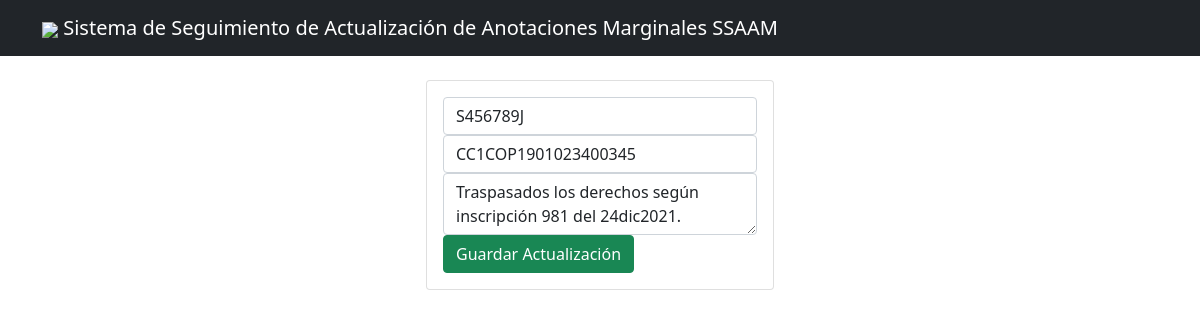
Screenshot of /editar_SAM.php?id=8 with the database file from the repository.
### tables this page shows
CREATE TABLE `sam` (
  `id` int(11) NOT NULL,
  `IdOficio` varchar(50) NOT NULL,
  `IdInscripcion` varchar(20) NOT NULL,
  `Tenor` varchar(255) NOT NULL,
  `Ingreso` timestamp NOT NULL DEFAULT current_timestamp()
);

### editar_SAM.php (the view, shortened to what this page needs)
<?php
include("db.php");
if(isset($_GET['id'])){
    $id = $_GET['id'];
    $query = "SELECT * FROM sam WHERE id = $id";
    $resultado = mysqli_query($conn, $query);
    if (mysqli_num_rows($resultado)==1){
        $fila = mysqli_fetch_array($resultado);
        $oficio = $fila['IdOficio'];
        $inscripcion = $fila['IdInscripcion'];
        $tenor = $fila['Tenor'];
    }
}
?>
<?php include("includes/header.php"); ?>
<div class="container p-4">
    <div class="row">
        <div class="col-md-4 mx-auto">
            <div class="card card-body">
                <form action="editar_SAM.php?id=<?php echo $_GET['id']; ?>" method='POST'>
                    <div class="form-group">
                        <input type="text" name="oficio" value="<?php echo $oficio; ?>"
                        class="form-control" placeholder="Modifique oficio">
                    </div>
                    <div class="form-group">
                        <input type="text" name="inscripcion" value="<?php echo $inscripcion; ?>"
                        class="form-control" placeholder="Modifique inscripcion">
                    </div>
                    <div class="form-group">
                        <textarea name="tenor" maxlength="255" rows="2" class="form-control"
                         placeholder="Modifique el tenor del oficio" required><?php echo $tenor; ?></textarea>
                    </div>
                    <button class="btn btn-success btn-block" name="Guardar_Actualizacion">
                        Guardar Actualización
                    </button>
                </form>
            </div>
        </div>
    </div>
</div>
<?php include("includes/footer.php"); ?>

### rows the page displays
sam: oficio "S456789J", inscripcion "CC1COP1901023400345", tenor "Traspasados los derechos según inscripción 981 del 24dic2021."
